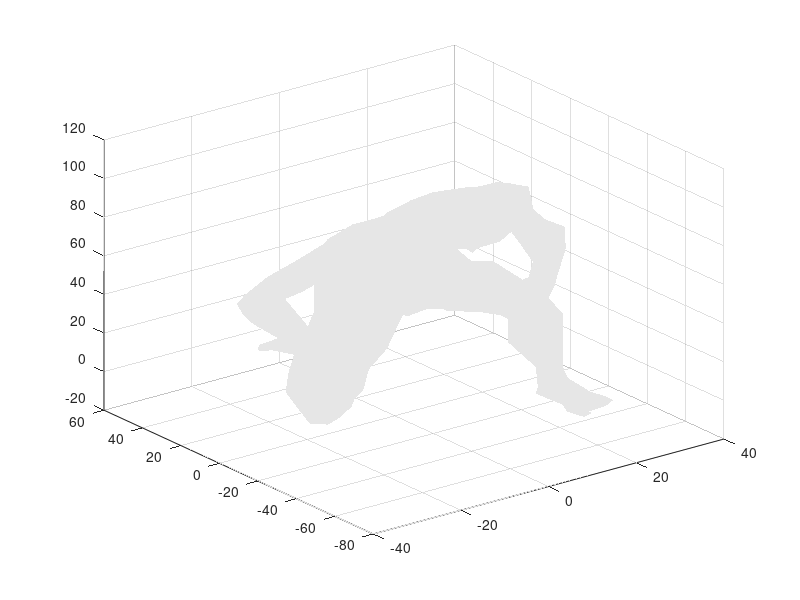

The MATLAB source for this figure: (Note: this script raises an error after producing the figure.)
% A. M. Bronstein, M. M. Bronstein, R. Kimmel, Numerical geometry of
% non-rigid shapes, Springer, 2008
%
% http://tosca.cs.technion.ac.il/book
%
% TUTORIAL
% Demonstration of multidimensional scaling using SMACOF algorithm
%
% This tutorial is based on MDS RRE code, distributed as part of 
% TOSCA = Toolbox for Surface Comparison and Analysis
% Web: http://tosca.cs.technion.ac.il
%
% (C) Copyright Michael Bronstein, 2008
% All rights reserved.

% load and display man dataset
load man1
figure(1), 
h = trisurf(man.TRIV,man.X,man.Y,man.Z); 
shading interp, colormap([1 1 1]*0.9), lighting phong, camlight head
axis image; axis off
title('Man, pose 1');
drawnow

pause;

%man = init_surface(man);
options.X0 = [man.X,man.Y,man.Z];
options.method = 'rre';
options.cycles = 2;
options.iter = 10;
[X_] = mds(man.D,options);

figure(2), 
h = trisurf(man.TRIV,X_(:,1),X_(:,2),X_(:,3)); 
shading interp, colormap([1 1 1]*0.9), lighting phong, camlight head
axis image; axis off
axis([-150 150 -150 150 -150 150])
title('Canonical form, pose 1');
drawnow

pause

load man2
figure(3), 
h = trisurf(man.TRIV,man.X,man.Y,man.Z); 
shading interp, colormap([1 1 1]*0.9), lighting phong, camlight head
axis image; axis off
title('Man, pose 2');
drawnow

pause;

%man = init_surface(man);
options.X0 = [man.X,man.Y,man.Z];
options.method = 'rre';
options.cycles = 2;
options.iter = 10;
[X_] = mds(man.D,options);

figure(4), 
h = trisurf(man.TRIV,X_(:,1),X_(:,2),X_(:,3)); 
shading interp, colormap([1 1 1]*0.9), lighting phong, camlight head
axis image; axis off
axis([-150 150 -150 150 -150 150])
title('Canonical form, pose 2');
drawnow

